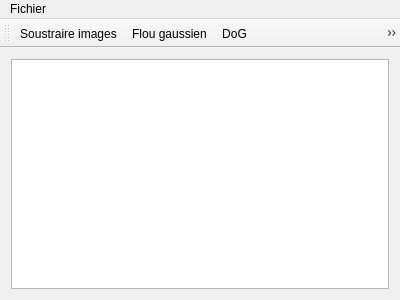
<?xml version="1.0" encoding="UTF-8"?>
<ui version="4.0">
 <class>MainWindow</class>
 <widget class="QMainWindow" name="MainWindow">
  <property name="geometry">
   <rect>
    <x>0</x>
    <y>0</y>
    <width>400</width>
    <height>300</height>
   </rect>
  </property>
  <property name="windowTitle">
   <string>MainWindow</string>
  </property>
  <widget class="QWidget" name="centralWidget">
   <layout class="QGridLayout" name="gridLayout_2">
    <item row="0" column="0">
     <layout class="QGridLayout" name="gridLayout">
      <item row="0" column="0">
       <widget class="QGraphicsView" name="graphicsView"/>
      </item>
     </layout>
    </item>
   </layout>
  </widget>
  <widget class="QMenuBar" name="menuBar">
   <property name="geometry">
    <rect>
     <x>0</x>
     <y>0</y>
     <width>400</width>
     <height>21</height>
    </rect>
   </property>
   <widget class="QMenu" name="menuFichier">
    <property name="title">
     <string>Fichier</string>
    </property>
    <addaction name="actionOuvrir_image"/>
    <addaction name="actionSauvegarder_image"/>
    <addaction name="separator"/>
    <addaction name="actionQuitter"/>
   </widget>
   <addaction name="menuFichier"/>
  </widget>
  <widget class="QToolBar" name="toolBar">
   <property name="windowTitle">
    <string>toolBar</string>
   </property>
   <attribute name="toolBarArea">
    <enum>TopToolBarArea</enum>
   </attribute>
   <attribute name="toolBarBreak">
    <bool>false</bool>
   </attribute>
   <addaction name="actionSoustraire_images"/>
   <addaction name="actionFlou_gaussien"/>
   <addaction name="actionDoG"/>
   <addaction name="actionPyramide_de_diff_rences_de_gaussiennes"/>
   <addaction name="actionKeyPoints"/>
  </widget>
  <action name="actionQuitter">
   <property name="text">
    <string>Quitter</string>
   </property>
  </action>
  <action name="actionSoustraire_images">
   <property name="icon">
    <iconset resource="icons.qrc">
     <normaloff>:/icons/sub.png</normaloff>:/icons/sub.png</iconset>
   </property>
   <property name="text">
    <string>Soustraire images...</string>
   </property>
  </action>
  <action name="actionFlou_gaussien">
   <property name="icon">
    <iconset resource="icons.qrc">
     <normaloff>:/icons/figure_42.png</normaloff>:/icons/figure_42.png</iconset>
   </property>
   <property name="text">
    <string>Flou gaussien</string>
   </property>
  </action>
  <action name="actionOuvrir_image">
   <property name="text">
    <string>Ouvrir image...</string>
   </property>
   <property name="shortcut">
    <string>Ctrl+O</string>
   </property>
  </action>
  <action name="actionSauvegarder_image">
   <property name="text">
    <string>Sauvegarder image...</string>
   </property>
   <property name="shortcut">
    <string>Ctrl+S</string>
   </property>
  </action>
  <action name="actionDoG">
   <property name="icon">
    <iconset resource="icons.qrc">
     <normaloff>:/icons/DoG.png</normaloff>:/icons/DoG.png</iconset>
   </property>
   <property name="text">
    <string>DoG</string>
   </property>
  </action>
  <action name="actionPyramide_de_diff_rences_de_gaussiennes">
   <property name="icon">
    <iconset resource="icons.qrc">
     <normaloff>:/icons/Icône Pyramide.png</normaloff>:/icons/Icône Pyramide.png</iconset>
   </property>
   <property name="text">
    <string>Pyramide de différences de gaussiennes</string>
   </property>
  </action>
  <action name="actionKeyPoints">
   <property name="icon">
    <iconset resource="icons.qrc">
     <normaloff>:/icons/KeyPointDectect.png</normaloff>:/icons/KeyPointDectect.png</iconset>
   </property>
   <property name="text">
    <string>KeyPoints</string>
   </property>
  </action>
 </widget>
 <layoutdefault spacing="6" margin="11"/>
 <resources>
  <include location="icons.qrc"/>
 </resources>
 <connections>
  <connection>
   <sender>actionQuitter</sender>
   <signal>triggered()</signal>
   <receiver>MainWindow</receiver>
   <slot>close()</slot>
   <hints>
    <hint type="sourcelabel">
     <x>-1</x>
     <y>-1</y>
    </hint>
    <hint type="destinationlabel">
     <x>199</x>
     <y>149</y>
    </hint>
   </hints>
  </connection>
 </connections>
</ui>
